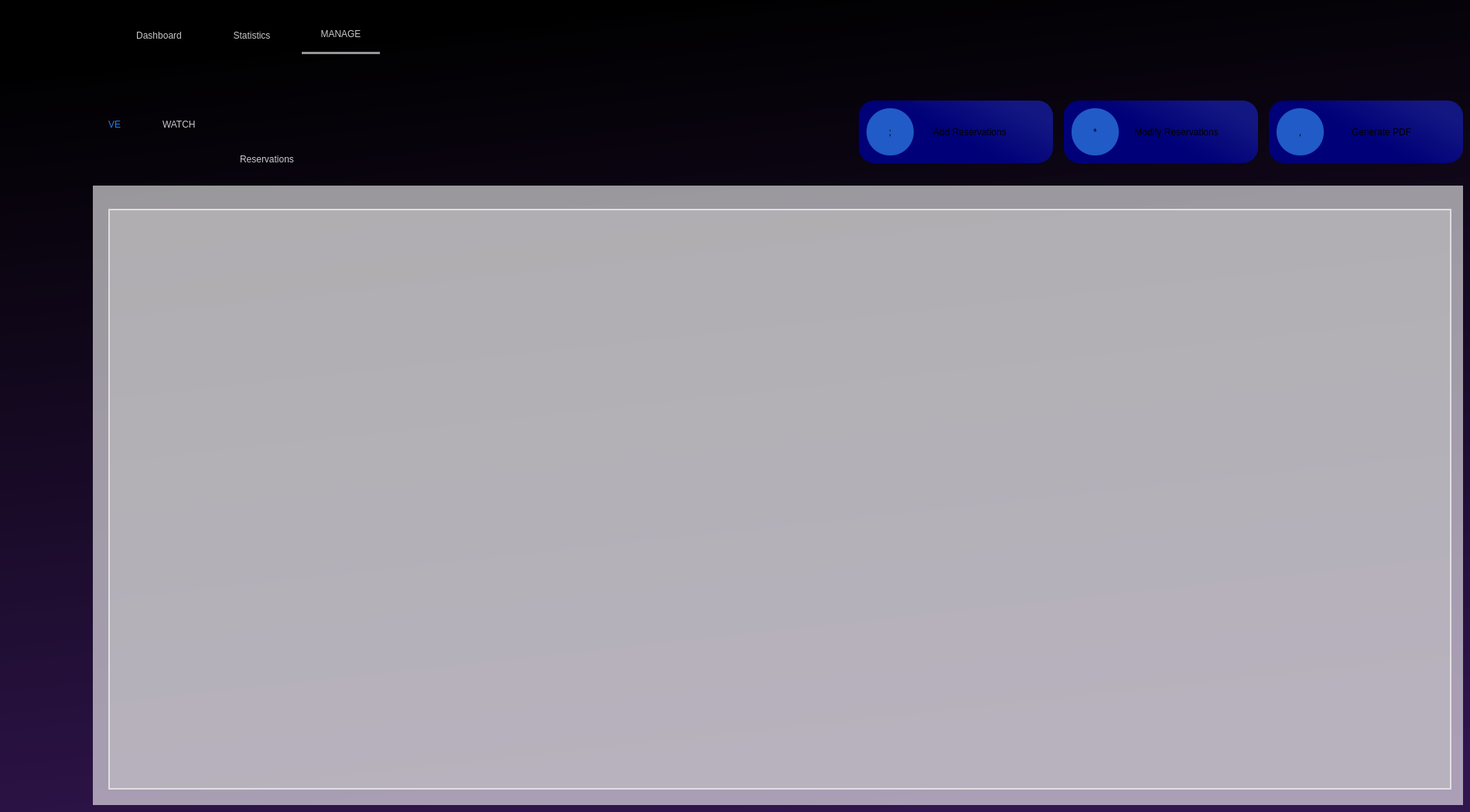
   <widget class="QWidget" name="crudreservation">
    <property name="styleSheet">
     <string notr="true">background-color: qlineargradient(spread:pad, x1:0.426227, y1:0, x2:0.625, y2:1, stop:0 rgba(0, 0, 0, 255), stop:1 rgba(49, 21, 78, 255));</string>
    </property>
    <widget class="QLabel" name="label_118">
     <property name="geometry">
      <rect>
       <x>120</x>
       <y>240</y>
       <width>1771</width>
       <height>801</height>
      </rect>
     </property>
     <property name="styleSheet">
      <string notr="true">background-color:rgba(255,255,255,150);

</string>
     </property>
     <property name="text">
      <string/>
     </property>
    </widget>
    <widget class="QPushButton" name="hihi_41">
     <property name="geometry">
      <rect>
       <x>1385</x>
       <y>140</y>
       <width>61</width>
       <height>61</height>
      </rect>
     </property>
     <property name="toolTipDuration">
      <number>1</number>
     </property>
     <property name="autoFillBackground">
      <bool>false</bool>
     </property>
     <property name="styleSheet">
      <string notr="true">QPushButton#hihi_41{
border-radius:30px;
	font: 24pt &quot;dripicons-v2&quot;;
	background-color: rgb(32, 91, 200);
}</string>
     </property>
     <property name="text">
      <string>*</string>
     </property>
     <property name="iconSize">
      <size>
       <width>40</width>
       <height>40</height>
      </size>
     </property>
     <property name="flat">
      <bool>false</bool>
     </property>
    </widget>
    <widget class="QLabel" name="label_119">
     <property name="geometry">
      <rect>
       <x>140</x>
       <y>110</y>
       <width>71</width>
       <height>101</height>
      </rect>
     </property>
     <property name="styleSheet">
      <string notr="true">font: 42pt &quot;MS Shell Dlg 2&quot;;
background-color:transparent;
color: rgba(35,125,236,255);</string>
     </property>
     <property name="text">
      <string>VE</string>
     </property>
    </widget>
    <widget class="QPushButton" name="hihi_42">
     <property name="geometry">
      <rect>
       <x>1640</x>
       <y>130</y>
       <width>251</width>
       <height>81</height>
      </rect>
     </property>
     <property name="toolTipDuration">
      <number>1</number>
     </property>
     <property name="autoFillBackground">
      <bool>false</bool>
     </property>
     <property name="styleSheet">
      <string notr="true">QPushButton#hihi_42{
	font: 14pt &quot;MS Shell Dlg 2&quot;;
border-radius:20px;
	background-color: qlineargradient(spread:pad, x1:1, y1:0.386, x2:0.545454, y2:0.665, stop:0 rgba(19, 23, 130, 255), stop:1 rgba(0, 0, 120, 255));
}
QPushButton#hihi_42:hover{
border-radius:20px;
color:rgb(255,255,255);
	background-color: qlineargradient(spread:pad, x1:1, y1:0.386, x2:0.545454, y2:0.665, stop:0 rgba(19, 23, 130, 255), stop:1 rgba(0, 0, 200, 255));
	font: 14pt &quot;MS Shell Dlg 2&quot;;
}

</string>
     </property>
     <property name="text">
      <string>            Generate PDF</string>
     </property>
     <property name="iconSize">
      <size>
       <width>40</width>
       <height>40</height>
      </size>
     </property>
     <property name="flat">
      <bool>false</bool>
     </property>
    </widget>
    <widget class="QPushButton" name="hihi_43">
     <property name="geometry">
      <rect>
       <x>1110</x>
       <y>130</y>
       <width>251</width>
       <height>81</height>
      </rect>
     </property>
     <property name="toolTipDuration">
      <number>1</number>
     </property>
     <property name="autoFillBackground">
      <bool>false</bool>
     </property>
     <property name="styleSheet">
      <string notr="true">QPushButton#hihi_43{
	font: 14pt &quot;MS Shell Dlg 2&quot;;
border-radius:20px;
	background-color: qlineargradient(spread:pad, x1:1, y1:0.386, x2:0.545454, y2:0.665, stop:0 rgba(19, 23, 130, 255), stop:1 rgba(0, 0, 120, 255));
}
QPushButton#hihi_43:hover{
border-radius:20px;
color:rgb(255,255,255);
	background-color: qlineargradient(spread:pad, x1:1, y1:0.386, x2:0.545454, y2:0.665, stop:0 rgba(19, 23, 130, 255), stop:1 rgba(0, 0, 200, 255));
	font: 14pt &quot;MS Shell Dlg 2&quot;;
}

</string>
     </property>
     <property name="text">
      <string>           Add Reservations</string>
     </property>
     <property name="iconSize">
      <size>
       <width>40</width>
       <height>40</height>
      </size>
     </property>
     <property name="flat">
      <bool>false</bool>
     </property>
    </widget>
    <widget class="QLabel" name="label_120">
     <property name="geometry">
      <rect>
       <x>210</x>
       <y>110</y>
       <width>201</width>
       <height>101</height>
      </rect>
     </property>
     <property name="styleSheet">
      <string notr="true">color: rgba(255,255,255,200);
font: 42pt &quot;MS Shell Dlg 2&quot;;
background-color:transparent;</string>
     </property>
     <property name="text">
      <string>WATCH</string>
     </property>
    </widget>
    <widget class="QLabel" name="label_121">
     <property name="geometry">
      <rect>
       <x>310</x>
       <y>190</y>
       <width>91</width>
       <height>31</height>
      </rect>
     </property>
     <property name="styleSheet">
      <string notr="true">color: rgba(255,255,255,200);
font: 12pt &quot;MS Shell Dlg 2&quot;;
background-color:transparent;</string>
     </property>
     <property name="text">
      <string>Reservations</string>
     </property>
    </widget>
    <widget class="QPushButton" name="hihi_44">
     <property name="geometry">
      <rect>
       <x>1650</x>
       <y>140</y>
       <width>61</width>
       <height>61</height>
      </rect>
     </property>
     <property name="toolTipDuration">
      <number>1</number>
     </property>
     <property name="autoFillBackground">
      <bool>false</bool>
     </property>
     <property name="styleSheet">
      <string notr="true">QPushButton#hihi_44{
border-radius:30px;
	font: 24pt &quot;dripicons-v2&quot;;
	background-color: rgb(32, 91, 200);
}</string>
     </property>
     <property name="text">
      <string>,</string>
     </property>
     <property name="iconSize">
      <size>
       <width>40</width>
       <height>40</height>
      </size>
     </property>
     <property name="flat">
      <bool>false</bool>
     </property>
    </widget>
    <widget class="QTableView" name="tableviewrr">
     <property name="geometry">
      <rect>
       <x>140</x>
       <y>270</y>
       <width>1736</width>
       <height>751</height>
      </rect>
     </property>
     <property name="styleSheet">
      <string notr="true">
QTableView#tableviewrr{
	background-color: rgba(200, 200, 200,120);
border:2px solid rgba(255,255,255,150);
}
QTableView#tableviewrr::item{
		 background-color:rgba(49,28,71,100);
        border : 2px solid white ;
        font-size : 15px;
        min-width : 279px;
        min-height : 279px;
        max-width : 400;
        max-height : 400;
}
QTableView QScrollBar:vertical {
				border: 2px solid grey;
             background: #32CC99;
             height: 15px;
             margin: 0px 20px 0 20px;
             }
</string>
     </property>
     <attribute name="horizontalHeaderVisible">
      <bool>false</bool>
     </attribute>
     <attribute name="horizontalHeaderCascadingSectionResizes">
      <bool>true</bool>
     </attribute>
     <attribute name="horizontalHeaderMinimumSectionSize">
      <number>30</number>
     </attribute>
     <attribute name="horizontalHeaderDefaultSectionSize">
      <number>60</number>
     </attribute>
     <attribute name="horizontalHeaderHighlightSections">
      <bool>true</bool>
     </attribute>
     <attribute name="horizontalHeaderShowSortIndicator" stdset="0">
      <bool>true</bool>
     </attribute>
     <attribute name="horizontalHeaderStretchLastSection">
      <bool>true</bool>
     </attribute>
     <attribute name="verticalHeaderCascadingSectionResizes">
      <bool>true</bool>
     </attribute>
     <attribute name="verticalHeaderMinimumSectionSize">
      <number>40</number>
     </attribute>
     <attribute name="verticalHeaderDefaultSectionSize">
      <number>60</number>
     </attribute>
     <attribute name="verticalHeaderShowSortIndicator" stdset="0">
      <bool>true</bool>
     </attribute>
     <attribute name="verticalHeaderStretchLastSection">
      <bool>true</bool>
     </attribute>
    </widget>
    <widget class="QPushButton" name="hihi_45">
     <property name="geometry">
      <rect>
       <x>1375</x>
       <y>130</y>
       <width>251</width>
       <height>81</height>
      </rect>
     </property>
     <property name="toolTipDuration">
      <number>1</number>
     </property>
     <property name="autoFillBackground">
      <bool>false</bool>
     </property>
     <property name="styleSheet">
      <string notr="true">QPushButton#hihi_45{
	font: 14pt &quot;MS Shell Dlg 2&quot;;
border-radius:20px;
	background-color: qlineargradient(spread:pad, x1:1, y1:0.386, x2:0.545454, y2:0.665, stop:0 rgba(19, 23, 130, 255), stop:1 rgba(0, 0, 120, 255));
}
QPushButton#hihi_45:hover{
border-radius:20px;
color:rgb(255,255,255);
	background-color: qlineargradient(spread:pad, x1:1, y1:0.386, x2:0.545454, y2:0.665, stop:0 rgba(19, 23, 130, 255), stop:1 rgba(0, 0, 200, 255));
	font: 14pt &quot;MS Shell Dlg 2&quot;;
}

</string>
     </property>
     <property name="text">
      <string>            Modify Reservations</string>
     </property>
     <property name="iconSize">
      <size>
       <width>40</width>
       <height>40</height>
      </size>
     </property>
     <property name="flat">
      <bool>false</bool>
     </property>
    </widget>
    <widget class="QPushButton" name="hihi_46">
     <property name="geometry">
      <rect>
       <x>1120</x>
       <y>140</y>
       <width>61</width>
       <height>61</height>
      </rect>
     </property>
     <property name="toolTipDuration">
      <number>1</number>
     </property>
     <property name="autoFillBackground">
      <bool>false</bool>
     </property>
     <property name="styleSheet">
      <string notr="true">QPushButton#hihi_46{
border-radius:30px;
	font: 24pt &quot;dripicons-v2&quot;;
	background-color: rgb(32, 91, 200);
}</string>
     </property>
     <property name="text">
      <string>;</string>
     </property>
     <property name="iconSize">
      <size>
       <width>40</width>
       <height>40</height>
      </size>
     </property>
     <property name="flat">
      <bool>false</bool>
     </property>
    </widget>
    <widget class="QLabel" name="label_97">
     <property name="geometry">
      <rect>
       <x>390</x>
       <y>50</y>
       <width>101</width>
       <height>20</height>
      </rect>
     </property>
     <property name="styleSheet">
      <string notr="true">background-color: rgba(0, 0, 0,0);
font: 12pt &quot;MS Shell Dlg 2&quot;;
border: 3px solid rgba(0,0,0,0);
border-bottom-color:rgba(255,255,255,150);
color:rgb(255,255,255);
padding-bottom:7px;
border-radius:0px;</string>
     </property>
     <property name="text">
      <string/>
     </property>
    </widget>
    <widget class="QPushButton" name="pushButton_5A_3">
     <property name="geometry">
      <rect>
       <x>270</x>
       <y>30</y>
       <width>111</width>
       <height>31</height>
      </rect>
     </property>
     <property name="styleSheet">
      <string notr="true">
QPushButton#pushButton_5A_3{
    border: none; /* Remove default border */
    padding: 5px 10px; /* Adjust padding as needed */
    background-color: transparent; 
	font: 14pt &quot;MS Shell Dlg 2&quot;;
color:rgba(255,255,255,200);
}
QPushButton:hover#pushButton_5A_3{
    border: none; /* Remove default border */
    padding: 5px 10px; /* Adjust padding as needed */
    background-color: transparent; 
	font: 14pt &quot;MS Shell Dlg 2&quot;;
color:rgba(255,255,255,255);
}


</string>
     </property>
     <property name="text">
      <string>Statistics</string>
     </property>
    </widget>
    <widget class="QPushButton" name="pushButton_3A_3">
     <property name="geometry">
      <rect>
       <x>370</x>
       <y>30</y>
       <width>141</width>
       <height>28</height>
      </rect>
     </property>
     <property name="styleSheet">
      <string notr="true">
QPushButton#pushButton_3A_3 {
    border: none; /* Remove default border */
    padding: 5px 10px; /* Adjust padding as needed */
    background-color: transparent; 
	font: 14pt &quot;MS Shell Dlg 2&quot;;
color:rgba(255,255,255,200);
}

</string>
     </property>
     <property name="text">
      <string>MANAGE</string>
     </property>
    </widget>
    <widget class="QPushButton" name="pushButton_4A_3">
     <property name="geometry">
      <rect>
       <x>150</x>
       <y>30</y>
       <width>111</width>
       <height>31</height>
      </rect>
     </property>
     <property name="styleSheet">
      <string notr="true">
QPushButton#pushButton_4A_3 {
    border: none; /* Remove default border */
    padding: 5px 10px; /* Adjust padding as needed */
    background-color: transparent; 
	font: 14pt &quot;MS Shell Dlg 2&quot;;
color:rgba(255,255,255,200);
}
QPushButton:hover#pushButton_4A_3{
    border: none; /* Remove default border */
    padding: 5px 10px; /* Adjust padding as needed */
    background-color: transparent; 
	font: 14pt &quot;MS Shell Dlg 2&quot;;
color:rgba(255,255,255,255);
}

</string>
     </property>
     <property name="text">
      <string>Dashboard</string>
     </property>
    </widget>
    <zorder>hihi_45</zorder>
    <zorder>label_118</zorder>
    <zorder>hihi_41</zorder>
    <zorder>label_119</zorder>
    <zorder>hihi_42</zorder>
    <zorder>hihi_43</zorder>
    <zorder>label_120</zorder>
    <zorder>label_121</zorder>
    <zorder>hihi_44</zorder>
    <zorder>tableviewrr</zorder>
    <zorder>hihi_46</zorder>
    <zorder>label_97</zorder>
    <zorder>pushButton_5A_3</zorder>
    <zorder>pushButton_3A_3</zorder>
    <zorder>pushButton_4A_3</zorder>
   </widget>
